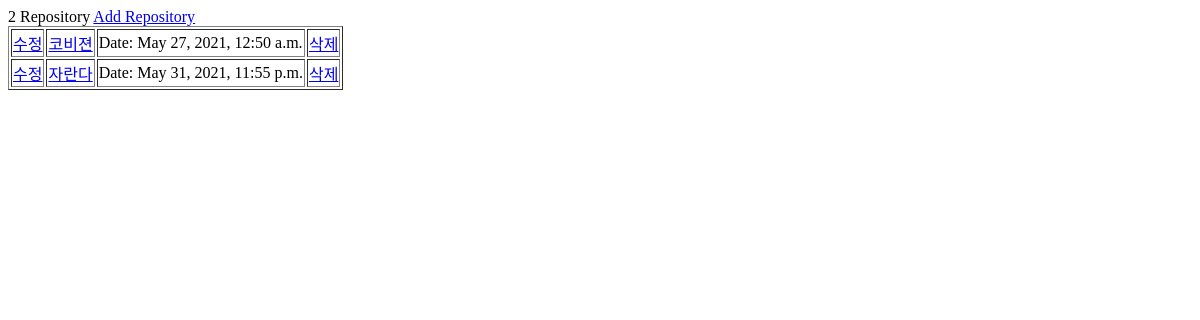
/, run on an earlier commit of the app's database.
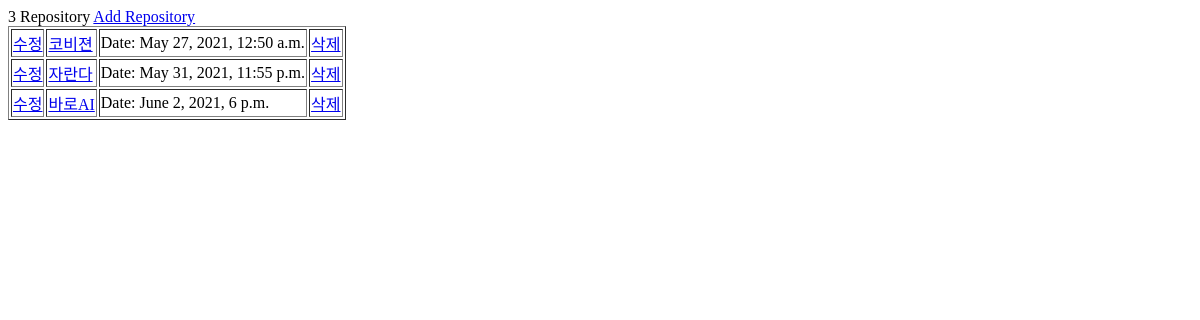
And on a later commit of the database.
### jat/models.py (models this page shows, shortened)
class Repository(models.Model):
    name = models.CharField(max_length=40)
    description = models.CharField(max_length=200)
    deadline = models.DateTimeField()
    created = models.DateTimeField(auto_now_add=True)
    updated = models.DateTimeField(auto_now=True)
    class Meta:
        verbose_name_plural = 'Repositories'
        ordering = ['deadline']

### jat/views.py (the view)
class RepositoryListView(generic.ListView):
    model= Repository

### jat/templates/jat/repository_list.html (shortened to what this page needs)
{% extends 'base.html' %}
{% block content %}
    {{ repository_list.count }} Repository
    <a href="{% url 'jat:repository_add' %}">Add Repository</a>
    <table border="1">
    <tbody>
    {% for repository in repository_list %}
    <tr>
        <td><a href="{% url 'jat:repository_modify' pk=repository.pk %}"> 수정</a></td>
        <td><a href="{% url 'jat:repository_detail' pk=repository.pk %}">{{ repository.name }}</a></td>
        <td>Date: {{ repository.deadline }}</td>
        <td><a href="{% url 'jat:repository_delete' pk=repository.pk %}">삭제</a></td>
    </tr>
    {% endfor %}
    </tbody>
    </table>
{% endblock %}

### config/templates/base.html (shortened to what this page needs)
<!DOCTYPE html>
<html lang="en">
<head>
</head>
<body>
{% block content %}
{% endblock %}
</body>
</html>

What changed in the data, as far as the page shows it:
added Repository: name "바로AI", deadline "June 2, 2021, 6 p.m."
Also different on the page:
{{ repository_list.count }}: "2" → "3"
